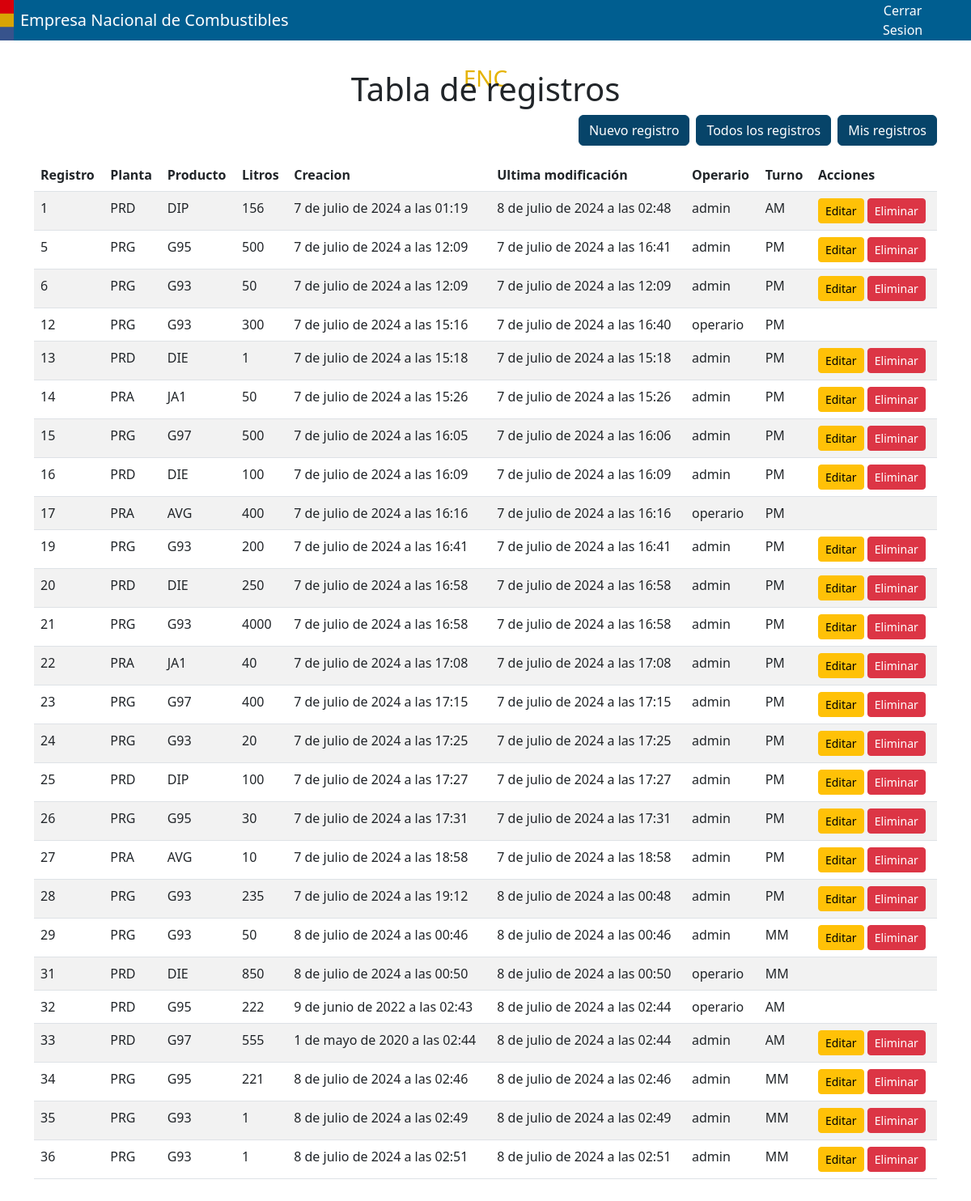
/home/ (signed in), run on an earlier commit of the app's database.
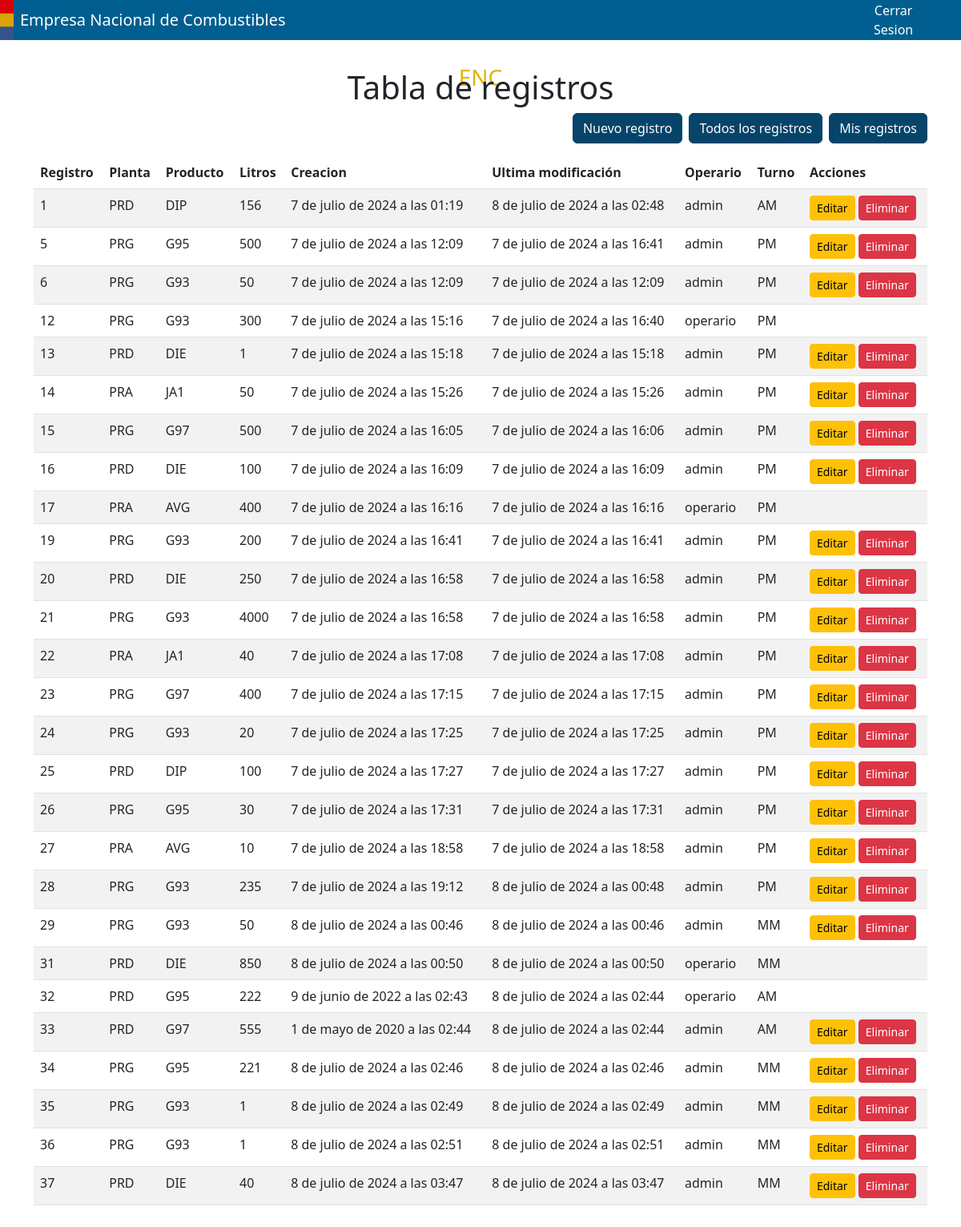
And on a later commit of the database.
### core/models.py (models this page shows, shortened)
class combustible(models.Model):
    codigo = models.ForeignKey(codigoPlanta, on_delete=models.CASCADE)
    producto = models.ForeignKey(producto, on_delete=models.CASCADE)
    litros = models.IntegerField()
    fecha_hora = models.DateTimeField(auto_now_add=True)
    fecha_modificacion = models.DateTimeField(auto_now_add=True)
    usuario_modificador = models.ForeignKey(User, on_delete=models.SET_NULL, null=True, blank=True, related_name='modificaciones')
    eliminado = models.BooleanField(default=False)
    operario = models.ForeignKey(User, on_delete=models.CASCADE)
    turno = models.CharField(
        max_length=2,
        choices=TURNO_CHOICES,
        default='-'
    )

class codigoPlanta(models.Model):
    clave = models.CharField(max_length=3, unique=True)
    descripcion = models.CharField(max_length=100)
    productos = models.ManyToManyField(producto, related_name='codigos')
    def __str__(self):
        return self.clave

class producto(models.Model):
    nombre = models.CharField(max_length=100)
    descripcion = models.CharField(max_length=100)
    def __str__(self):
        return self.nombre

### core/views.py (the view)
# urls.py: path('home/', views.listar_registros, name='listar_registros' ),
def listar_registros(request):
    registros = combustible.objects.all()
    filtro = request.GET.get('filtro', None)
    if filtro == 'mis_registros':
        registros = registros.filter(operario=request.user)
    context = {
        'registros': registros,
        'filtro_actual': filtro,
    }
    return render(request, 'core/home.html', context)

### core/templates/core/home.html (shortened to what this page needs)
{% extends 'core/base.html' %}
{% load static %}
{% block content %}
{% if user.is_authenticated %}
<section id="proyectos">
    <div class="container">
        <div class="text-center" style="margin-top: 10vh;">
            <div class="row">
                <div class="col">
                    <h3 style="color: #e5b300; margin-bottom: -2vh;">ENC</h3>
                    <h1 style="margin-top: 2px;">Tabla de registros</h1>
                </div>
            </div>
        </div>
        <div class="d-flex justify-content-end mb-3">
            <a href="{% url 'crear_registro' %}" class="btn btn-primary me-2"
                    style="background-color: #074469; border-color: #074469;">Nuevo registro</a>
            <a href="?filtro=todos" class="btn btn-primary me-2 {% if not filtro_actual %}active{% endif %}"
                    style="background-color: #074469; border-color: #074469;">Todos los registros</a>
            <a href="?filtro=mis_registros" class="btn btn-primary {% if filtro_actual == 'mis_registros' %}active{% endif %}"
                    style="background-color: #074469; border-color: #074469;">Mis registros</a>
        </div>
        <table class="table table-striped">
            <thead>
                <tr>
                    <th scope="col">Registro</th>
                    <th scope="col">Planta</th>
                    <th scope="col">Producto</th>
                    <th scope="col">Litros</th>
                    <th scope="col">Creacion</th>
                    <th scope="col">Ultima modificación</th>
                    <th scope="col">Operario</th>
                    <th scope="col">Turno</th>
                    <th scope="col">Acciones</th>
                </tr>
            </thead>
            <tbody>
                {% for registro in registros %}
                    {% if registro.eliminado == False%}
                        <tr>
                            <td>{{ registro.id }}</td>
                            <td>{{ registro.codigo }}</td>
                            <td>{{ registro.producto}}</td>
                            <td>{{ registro.litros }}</td>
                            <td>{{ registro.fecha_hora }}</td>
                            <td>{{ registro.fecha_modificacion }}</td>
                            <td>{{ registro.operario }}</td>
                            <td>{{ registro.turno }}</td>
                            <td>
                                {% if registro.operario == request.user %}
                                    <a href="{% url 'editar_registro' registro.pk %}" class="btn btn-sm btn-warning">Editar</a>
                                    <a href="{% url 'eliminar_registro' registro.pk %}" class="btn btn-sm btn-danger">Eliminar</a>
                                {% endif %}
                            </td>
                        </tr>
                    {% endif %}
                {% empty %}
                <tr>
                    <td colspan="6">No se encontraron registros.</td>
                </tr>
                {% endfor %}
            </tbody>
        </table>
    </div>
</section>
{% endif %}
{% endblock %}

What changed in the data, as far as the page shows it:
added combustible: id "37", codigo "PRD", producto "DIE", litros "40", fecha_hora "8 de julio de 2024 a las 03:47", fecha_modificacion "8 de julio de 2024 a las 03:47", operario "admin", turno "MM", shows "Editar"
